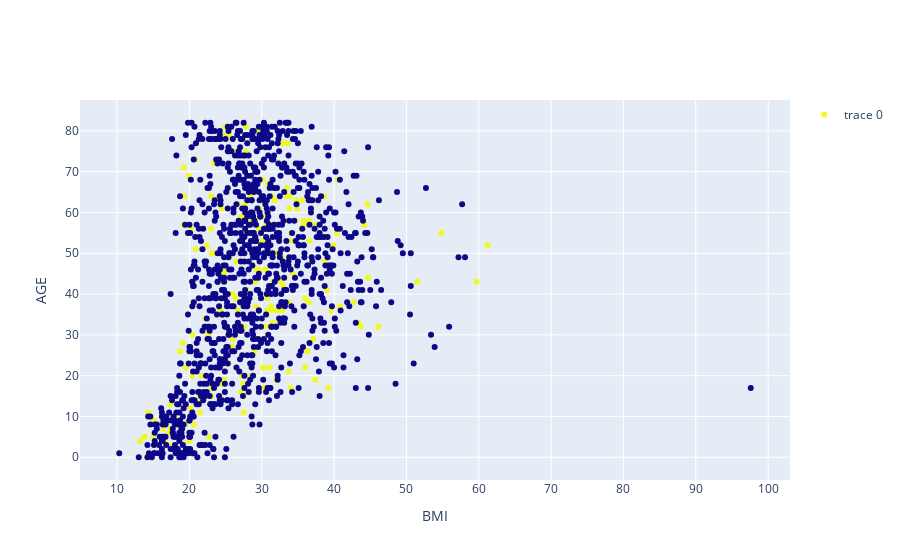

Notebook code cell kept with this figure:
### Code cell
p1 = go.Scatter(x=X_test['bmi'],
                y=X_test['age'],
                mode='markers',
                #color=y
                marker=dict(color=y),
                )


layout = go.Layout(xaxis=dict(ticks='', showticklabels=True,
                              zeroline=False, title = 'BMI'),
                   yaxis=dict(ticks='', showticklabels=True,
                              zeroline=False, title = 'AGE'),
                   showlegend=True, hovermode='closest')

fig = go.Figure(data=[p1], layout=layout)

py.offline.iplot(fig)

### Figure 1 — Plotly figure (JSON) as saved in the notebook; plotly's stock layout.template omitted (floating-point values rounded to 4 significant figures; data arrays with more than 128 entries replaced by an {"elided": "..."} marker saying what was removed)
{"data": [{"marker": {"color": {"elided": "4909 int values"}}, "mode": "markers", "type": "scatter", "x": {"elided": "1228 float values"}, "y": {"elided": "1228 int values"}}], "layout": {"hovermode": "closest", "showlegend": true, "xaxis": {"showticklabels": true, "ticks": "", "title": {"text": "BMI"}, "zeroline": false}, "yaxis": {"showticklabels": true, "ticks": "", "title": {"text": "AGE"}, "zeroline": false}}}
